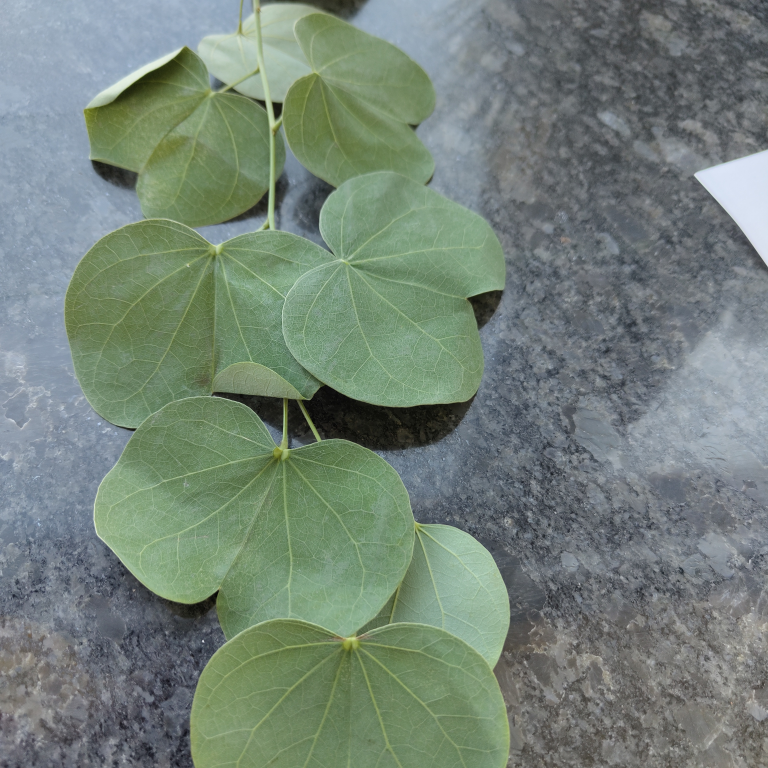
#> input picture traitement_des_données/1.jpg, 3072 x 3072 px (shown at 1/4 size)
$ jupyter execute --allow-errors TP1.ipynb
#> lines starting #> are read from the running program, lines starting #| are printed output that depends on the picture; after the words box and inside, x2 and y2 are one past the last pixel; in counts of white or black regions, pixels touching at a corner belong together
[cell 1]
import numpy as np
import cv2
import matplotlib.pyplot as plt

# Image RGB bleue
img_rgb = np.zeros((256, 256, 3), dtype=np.uint8)
img_rgb[:] = (255, 0, 0)  # Bleu en BGR (OpenCV)
plt.imshow(cv2.cvtColor(img_rgb, cv2.COLOR_BGR2RGB))
plt.title("Image RGB bleue")
plt.axis('off')
plt.show()
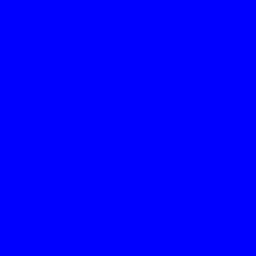
#> shown: shape (256, 256, 3); mean R, G, B 0, 0, 255

[cell 2]
#### b) Image en niveaux de gris

[cell 3]
# Dégradé horizontal
img_gray = np.tile(np.arange(256, dtype=np.uint8), (256, 1))
plt.imshow(img_gray, cmap='gray')
plt.title("Image en niveaux de gris")
plt.axis('off')
plt.show()
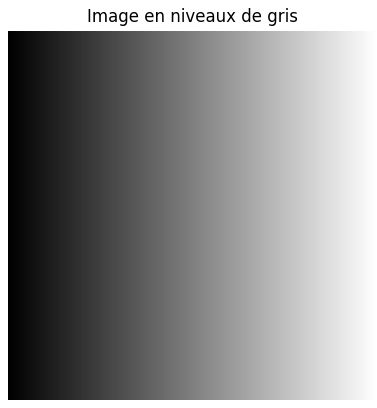
#> figure drawn by matplotlib, 1 panel

[cell 4]
#### c) Image binaire

[cell 5]
# Carré blanc sur fond noir
img_bin = np.zeros((256, 256), dtype=np.uint8)
img_bin[64:192, 64:192] = 255
plt.imshow(img_bin, cmap='gray')
plt.title("Image binaire")
plt.axis('off')
plt.show()
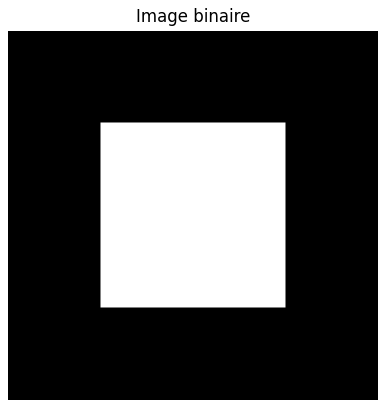
#> figure drawn by matplotlib, 1 panel

[cell 6]
## Partie 2 : Analyse d’Images Réelles

# Dans cette partie, nous allons charger une image réelle, afficher ses caractéristiques, analyser son histogramme, la normaliser, modifier certains pixels, puis appliquer différentes transformations classiques du traitement d’image.

[cell 7]
import cv2
import numpy as np
import matplotlib.pyplot as plt

# Charger une image du dataset (adapter le chemin si besoin)
img = cv2.imread('../1.jpg')  # Remplace par le chemin réel de ton image
#> img is the input picture: shape (3072, 3072, 3); mean B, G, R 120.2, 130.7, 116.3
plt.imshow(cv2.cvtColor(img, cv2.COLOR_BGR2RGB))
plt.title("Image du dataset")
plt.axis('off')
plt.show()

[cell 8]
### 2.1 Caractéristiques de l’image
# Affichons les dimensions, le type et la taille de l’image.

[cell 9]
print(f"Dimensions : {img.shape}")
#| Dimensions : (3072, 3072, 3)
print(f"Type : {img.dtype}")
#| Type : uint8
print(f"Taille (nombre de pixels) : {img.size}")
#| Taille (nombre de pixels) : 28311552

[cell 10]
### 2.2 Histogramme des couleurs
# Visualisons la répartition des intensités pour chaque canal de couleur.

[cell 11]
colors = ('b', 'g', 'r')
plt.figure(figsize=(8,4))
for i, col in enumerate(colors):
    hist = cv2.calcHist([img], [i], None, [256], [0, 256])
    plt.plot(hist, color=col)
    plt.xlim([0, 256])
plt.title('Histogramme des couleurs')
plt.xlabel('Intensité')
plt.ylabel('Nombre de pixels')
plt.show()
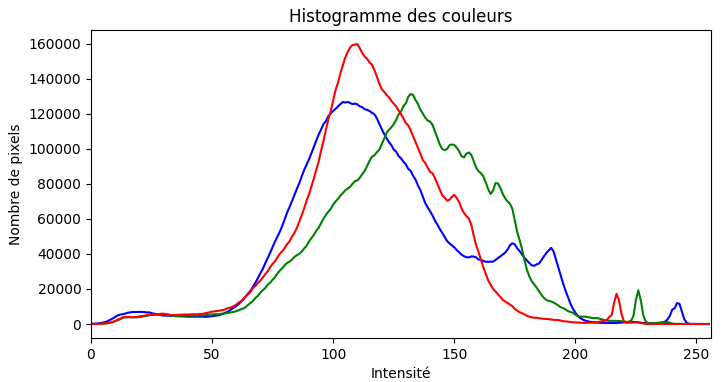
#> figure drawn by matplotlib, 1 panel; curve peaks at x = 106, y = 126749; curve peaks at x = 132, y = 131291; curve peaks at x = 110, y = 159814

[cell 12]
### 2.3 Normalisation de l’image
# On ramène les valeurs de pixels entre 0 et 1.

[cell 13]
img_norm = img.astype(np.float32) / 255.0
print(f"Min: {img_norm.min()}, Max: {img_norm.max()}")
#| Min: 0.0, Max: 1.0

[cell 14]
### 2.4 Modification d’un ensemble de pixels
# On colore un carré rouge en haut à gauche de l’image.

[cell 15]
img_mod = img.copy()
img_mod[0:50, 0:50] = [0, 0, 255]  # Rouge en BGR
plt.imshow(cv2.cvtColor(img_mod, cv2.COLOR_BGR2RGB))
plt.title("Carré rouge ajouté")
plt.axis('off')
plt.show()

[cell 16]
### 2.5 Transformations classiques

# Nous allons maintenant appliquer différentes transformations :
# - Conversion en niveaux de gris
# - Seuillage et détection de contours
# - Débruitage (filtres)
# - Opérations morphologiques
# - Compression

[cell 17]
# Conversion en niveaux de gris
img_gray = cv2.cvtColor(img, cv2.COLOR_BGR2GRAY)
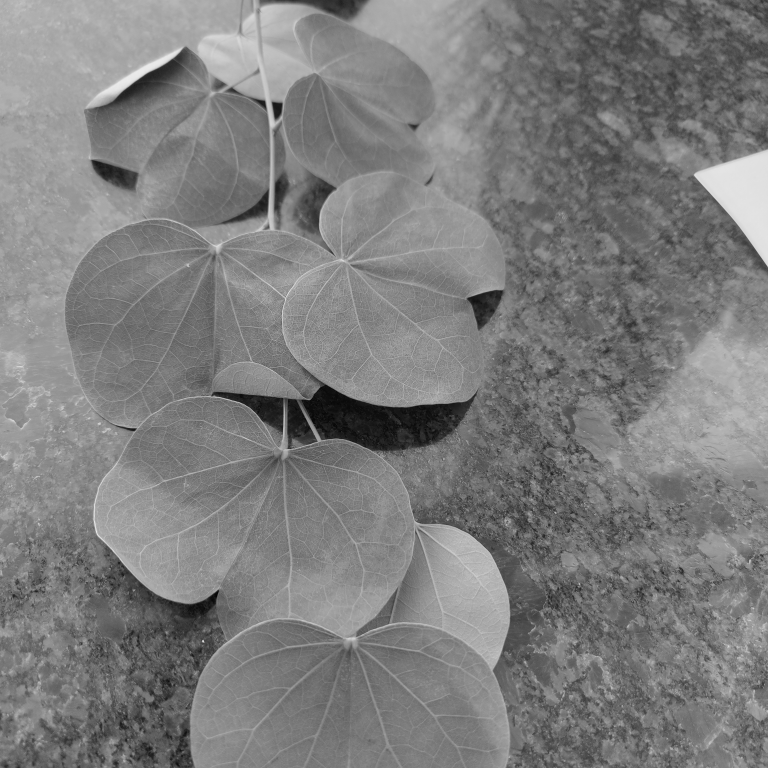
#> img_gray: shape (3072, 3072) (shown at 1/4 size); min 0, max 249, mean 125.2
plt.imshow(img_gray, cmap='gray')
plt.title("Image en niveaux de gris")
plt.axis('off')
plt.show()

[cell 18]
# Seuillage et détection de contours
_, img_thresh = cv2.threshold(img_gray, 127, 255, cv2.THRESH_BINARY)
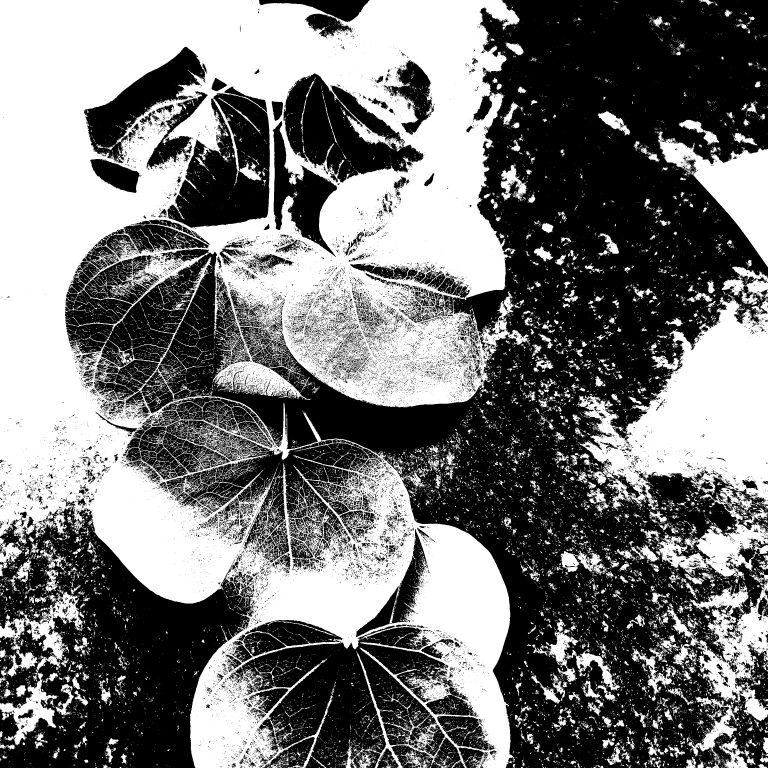
#> img_thresh: shape (3072, 3072) (shown at 1/4 size); 46.4% white; 33380 white regions (30647 under 20 px), largest, box (x1, y1, x2, y2) and area: (0, 0, 2119, 3072) 3271019, (2309, 1190, 3072, 2050) 337676, (2631, 525, 3072, 1070) 85876
edges = cv2.Canny(img_gray, 100, 200)
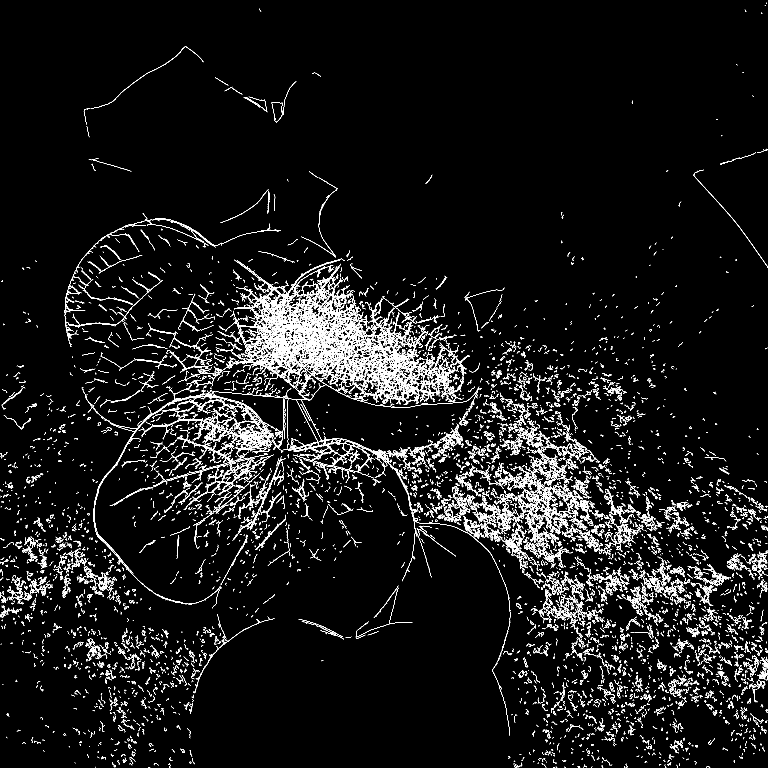
#> edges: shape (3072, 3072) (shown at 1/4 size); 3.4% white in thin lines or dots

plt.figure(figsize=(10,4))
plt.subplot(1,2,1)
plt.imshow(img_thresh, cmap='gray')
plt.title("Seuillage binaire")
plt.axis('off')
plt.subplot(1,2,2)
plt.imshow(edges, cmap='gray')
plt.title("Contours (Canny)")
plt.axis('off')
plt.show()

[cell 19]
# Débruitage avec filtres
img_blur = cv2.GaussianBlur(img, (7, 7), 0)
img_median = cv2.medianBlur(img, 5)

plt.figure(figsize=(10,4))
plt.subplot(1,2,1)
plt.imshow(cv2.cvtColor(img_blur, cv2.COLOR_BGR2RGB))
plt.title("Flou gaussien")
plt.axis('off')
plt.subplot(1,2,2)
plt.imshow(cv2.cvtColor(img_median, cv2.COLOR_BGR2RGB))
plt.title("Filtre médian")
plt.axis('off')
plt.show()
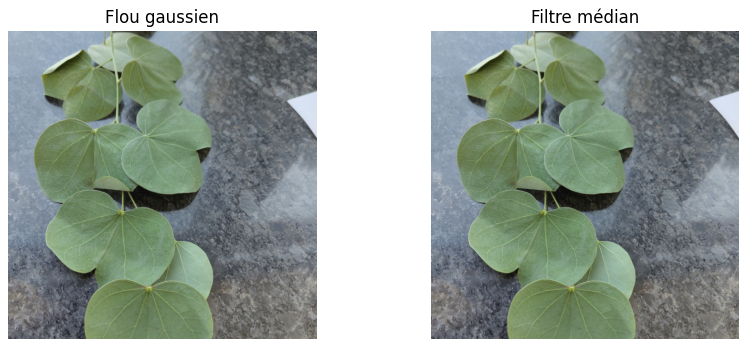
#> figure drawn by matplotlib, 2 panels

[cell 20]
# Opérations morphologiques
kernel = np.ones((5, 5), np.uint8)
img_dilate = cv2.dilate(img_thresh, kernel, iterations=1)
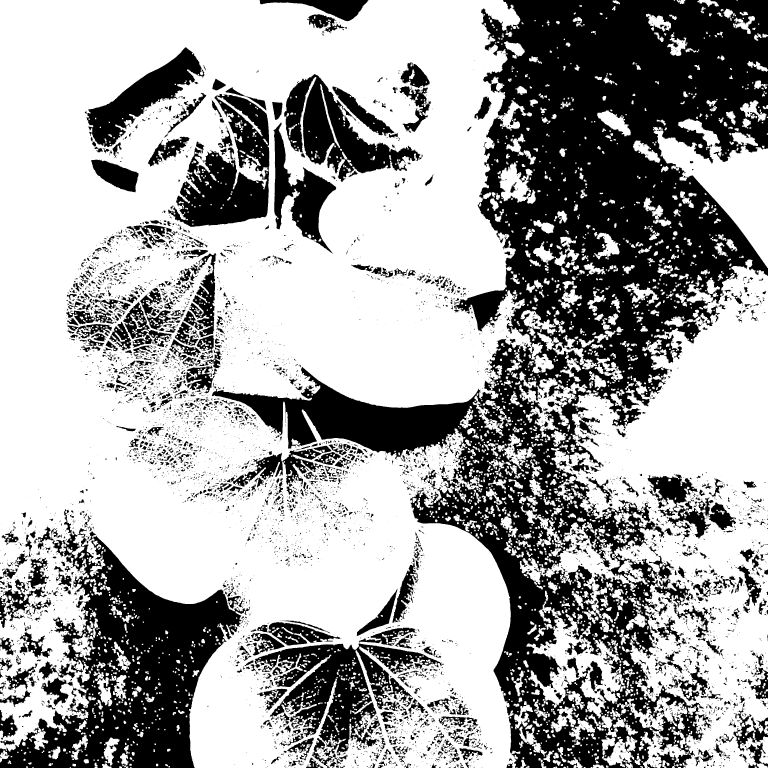
#> img_dilate: shape (3072, 3072) (shown at 1/4 size); 64.6% white; 5987 black regions (4394 under 20 px), largest, box (x1, y1, x2, y2) and area: (847, 0, 3072, 3072) 1956740, (0, 2037, 1001, 3072) 385160, (1003, 2511, 1776, 3072) 142177
img_erode = cv2.erode(img_thresh, kernel, iterations=1)
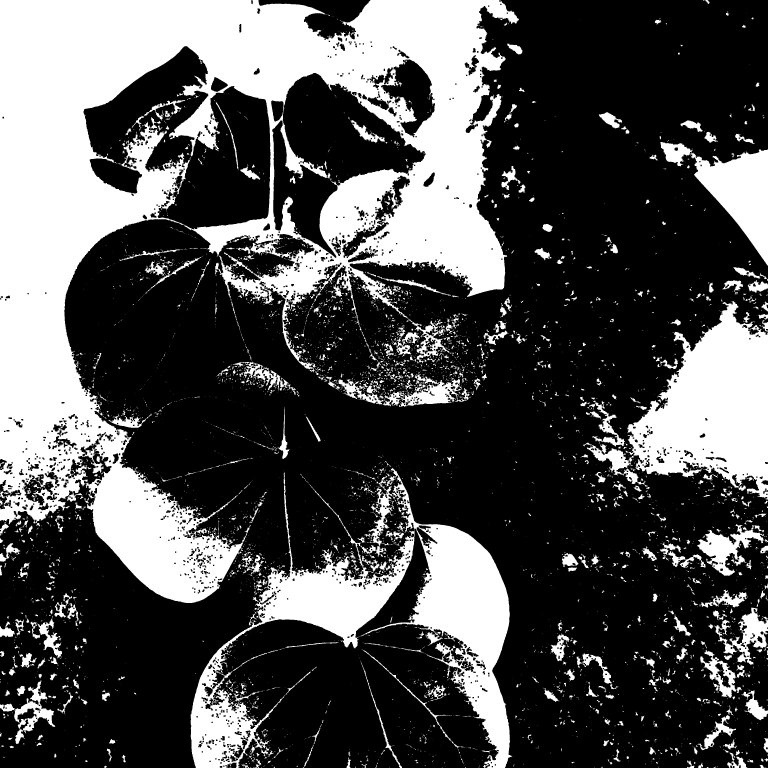
#> img_erode: shape (3072, 3072) (shown at 1/4 size); 31.7% white; 4972 white regions (3765 under 20 px), largest, box (x1, y1, x2, y2) and area: (0, 0, 2076, 2412) 1901732, (762, 1871, 2050, 3072) 399126, (2332, 1205, 3072, 1998) 268183

plt.figure(figsize=(10,4))
plt.subplot(1,2,1)
plt.imshow(img_dilate, cmap='gray')
plt.title("Dilatation")
plt.axis('off')
plt.subplot(1,2,2)
plt.imshow(img_erode, cmap='gray')
plt.title("Erosion")
plt.axis('off')
plt.show()

[cell 21]
# Compression avec/sans perte
cv2.imwrite('image_jpeg_qualite90.jpg', img, [int(cv2.IMWRITE_JPEG_QUALITY), 90])  # Avec perte
cv2.imwrite('image_png_sans_perte.png', img, [int(cv2.IMWRITE_PNG_COMPRESSION), 0])  # Sans perte
#> Out = True
